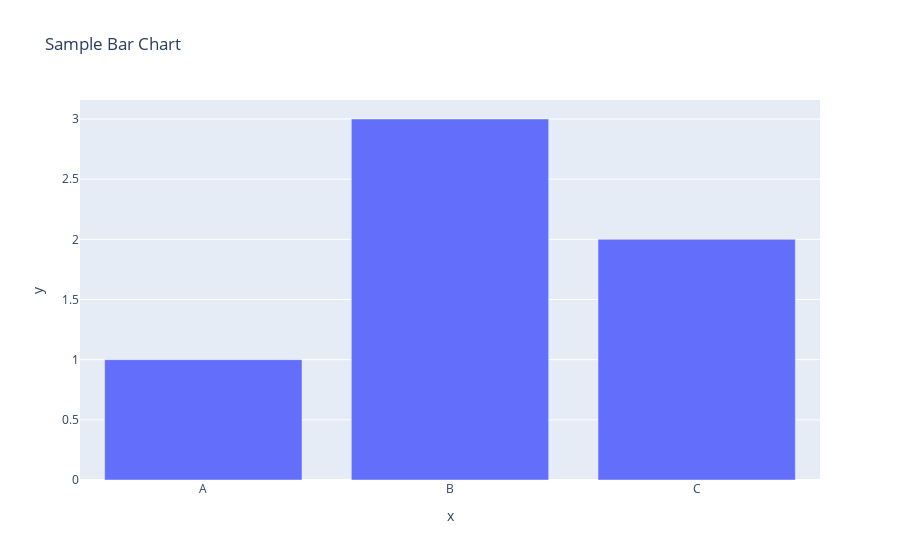

The code cell stored with this chart in its notebook:
### Code cell
fig = px.bar(x=["A", "B", "C"], y=[1, 3, 2], title="Sample Bar Chart")
fig.show()

### Figure 1 — Plotly figure (JSON) as saved in the notebook; plotly's stock layout.template omitted (floating-point values rounded to 4 significant figures)
{"data": [{"hovertemplate": "x=%{x}<br>y=%{y}<extra></extra>", "legendgroup": "", "marker": {"color": "#636efa", "pattern": {"shape": ""}}, "name": "", "orientation": "v", "showlegend": false, "textposition": "auto", "type": "bar", "x": ["A", "B", "C"], "xaxis": "x", "y": [1, 3, 2], "yaxis": "y"}], "layout": {"barmode": "relative", "legend": {"tracegroupgap": 0}, "title": {"text": "Sample Bar Chart"}, "xaxis": {"anchor": "y", "domain": [0, 1], "title": {"text": "x"}}, "yaxis": {"anchor": "x", "domain": [0, 1], "title": {"text": "y"}}}}
